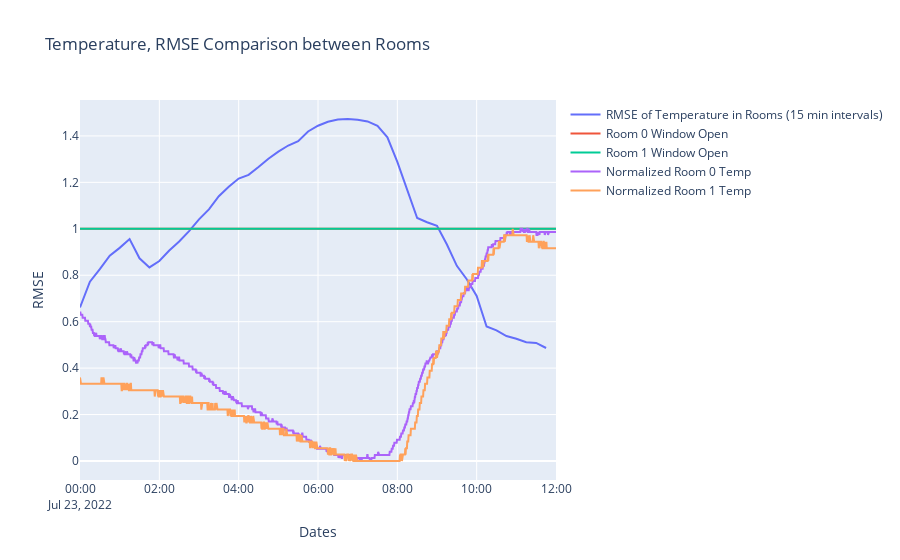

Notebook code for this chart:
### Markdown cell above
## plot across days

### Code cell
fig = go.Figure()
fig.add_trace(go.Scatter(
    x=rmse_df.index,
    y=rmse_df[0],
    name="RMSE of Temperature in Rooms (15 min intervals)"
))

fig.add_trace(go.Scatter(
    x=df0["DateTime"],
    y=df0["Window Open"],
    name="Room 0 Window Open"
))

fig.add_trace(go.Scatter(
    x=df1["DateTime"],
    y=df1["Window Open"],
    name="Room 1 Window Open"
))

fig.add_trace(go.Scatter(
    x=df0["DateTime"],
    y=normalize(df0["Temp C"]),
    name="Normalized Room 0 Temp"
))

fig.add_trace(go.Scatter(
    x=df1["DateTime"],
    y=normalize(df1["Temp C"]),
    name="Normalized Room 1 Temp"
))




fig.update_layout(title='Temperature, RMSE Comparison between Rooms',
                   xaxis_title='Dates',
                   yaxis_title='RMSE')

### Figure 1 — Plotly figure (JSON) as saved in the notebook; plotly's stock layout.template omitted (floating-point values rounded to 4 significant figures; data arrays with more than 128 entries replaced by an {"elided": "..."} marker saying what was removed)
{"data": [{"name": "RMSE of Temperature in Rooms (15 min intervals)", "type": "scatter", "x": ["2022-07-23T00:00:00", "2022-07-23T00:15:00", "2022-07-23T00:30:00", "2022-07-23T00:45:00", "2022-07-23T01:00:00", "2022-07-23T01:15:00", "2022-07-23T01:30:00", "2022-07-23T01:45:00", "2022-07-23T02:00:00", "2022-07-23T02:15:00", "2022-07-23T02:30:00", "2022-07-23T02:45:00", "2022-07-23T03:00:00", "2022-07-23T03:15:00", "2022-07-23T03:30:00", "2022-07-23T03:45:00", "2022-07-23T04:00:00", "2022-07-23T04:15:00", "2022-07-23T04:30:00", "2022-07-23T04:45:00", "2022-07-23T05:00:00", "2022-07-23T05:15:00", "2022-07-23T05:30:00", "2022-07-23T05:45:00", "2022-07-23T06:00:00", "2022-07-23T06:15:00", "2022-07-23T06:30:00", "2022-07-23T06:45:00", "2022-07-23T07:00:00", "2022-07-23T07:15:00", "2022-07-23T07:30:00", "2022-07-23T07:45:00", "2022-07-23T08:00:00", "2022-07-23T08:15:00", "2022-07-23T08:30:00", "2022-07-23T08:45:00", "2022-07-23T09:00:00", "2022-07-23T09:15:00", "2022-07-23T09:30:00", "2022-07-23T09:45:00", "2022-07-23T10:00:00", "2022-07-23T10:15:00", "2022-07-23T10:30:00", "2022-07-23T10:45:00", "2022-07-23T11:00:00", "2022-07-23T11:15:00", "2022-07-23T11:30:00", "2022-07-23T11:45:00"], "y": [0.6613, 0.7722, 0.8261, 0.8844, 0.9179, 0.9556, 0.873, 0.8339, 0.8612, 0.9067, 0.9451, 0.9902, 1.04, 1.084, 1.14, 1.181, 1.216, 1.232, 1.266, 1.302, 1.332, 1.359, 1.377, 1.419, 1.444, 1.461, 1.47, 1.473, 1.47, 1.462, 1.443, 1.394, 1.288, 1.168, 1.046, 1.028, 1.013, 0.9325, 0.8406, 0.7827, 0.7105, 0.5794, 0.5629, 0.5381, 0.5266, 0.5116, 0.5085, 0.4866]}, {"name": "Room 0 Window Open", "type": "scatter", "x": {"elided": "1441 str values"}, "y": {"elided": "1441 int values"}}, {"name": "Room 1 Window Open", "type": "scatter", "x": {"elided": "1441 str values"}, "y": {"elided": "1441 int values"}}, {"name": "Normalized Room 0 Temp", "type": "scatter", "x": {"elided": "1441 str values"}, "y": {"elided": "1441 float values"}}, {"name": "Normalized Room 1 Temp", "type": "scatter", "x": {"elided": "1441 str values"}, "y": {"elided": "1441 float values"}}], "layout": {"title": {"text": "Temperature, RMSE Comparison between Rooms"}, "xaxis": {"title": {"text": "Dates"}}, "yaxis": {"title": {"text": "RMSE"}}}}
